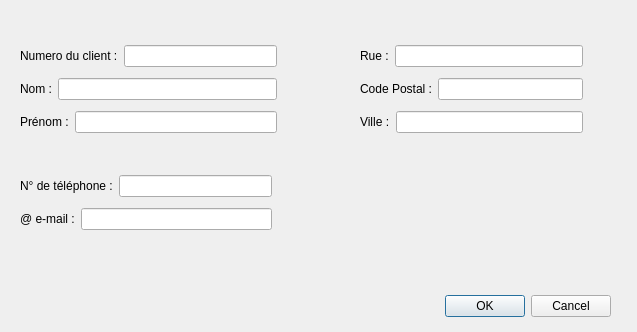
<?xml version="1.0" encoding="UTF-8"?>
<ui version="4.0">
 <class>DialogNouveauClient</class>
 <widget class="QDialog" name="DialogNouveauClient">
  <property name="geometry">
   <rect>
    <x>0</x>
    <y>0</y>
    <width>637</width>
    <height>332</height>
   </rect>
  </property>
  <property name="windowTitle">
   <string>Dialog</string>
  </property>
  <widget class="QDialogButtonBox" name="buttonBox_ok">
   <property name="geometry">
    <rect>
     <x>270</x>
     <y>290</y>
     <width>341</width>
     <height>32</height>
    </rect>
   </property>
   <property name="orientation">
    <enum>Qt::Horizontal</enum>
   </property>
   <property name="standardButtons">
    <set>QDialogButtonBox::Cancel|QDialogButtonBox::Ok</set>
   </property>
  </widget>
  <widget class="QWidget" name="layoutWidget_2">
   <property name="geometry">
    <rect>
     <x>20</x>
     <y>40</y>
     <width>257</width>
     <height>101</height>
    </rect>
   </property>
   <layout class="QVBoxLayout" name="verticalLayout_4">
    <item>
     <layout class="QHBoxLayout" name="horizontalLayout_6">
      <item>
       <widget class="QLabel" name="label_7">
        <property name="enabled">
         <bool>true</bool>
        </property>
        <property name="text">
         <string>Numero du client :</string>
        </property>
       </widget>
      </item>
      <item>
       <widget class="QLineEdit" name="lineEdit_noClient">
        <property name="enabled">
         <bool>true</bool>
        </property>
        <property name="cursor">
         <cursorShape>BlankCursor</cursorShape>
        </property>
        <property name="readOnly">
         <bool>false</bool>
        </property>
       </widget>
      </item>
     </layout>
    </item>
    <item>
     <layout class="QHBoxLayout" name="horizontalLayout_2">
      <item>
       <widget class="QLabel" name="label_8">
        <property name="text">
         <string>Nom :</string>
        </property>
       </widget>
      </item>
      <item>
       <widget class="QLineEdit" name="lineEdit_clientNom"/>
      </item>
     </layout>
    </item>
    <item>
     <layout class="QHBoxLayout" name="horizontalLayout_3">
      <item>
       <widget class="QLabel" name="label_9">
        <property name="text">
         <string>Prénom :</string>
        </property>
       </widget>
      </item>
      <item>
       <widget class="QLineEdit" name="lineEdit_clientPrenom"/>
      </item>
     </layout>
    </item>
   </layout>
  </widget>
  <widget class="QWidget" name="layoutWidget">
   <property name="geometry">
    <rect>
     <x>360</x>
     <y>40</y>
     <width>223</width>
     <height>101</height>
    </rect>
   </property>
   <layout class="QVBoxLayout" name="verticalLayout_3">
    <item>
     <layout class="QHBoxLayout" name="horizontalLayout_4">
      <item>
       <widget class="QLabel" name="label_10">
        <property name="text">
         <string>Rue :</string>
        </property>
       </widget>
      </item>
      <item>
       <widget class="QLineEdit" name="lineEdit_clientRue"/>
      </item>
     </layout>
    </item>
    <item>
     <layout class="QHBoxLayout" name="horizontalLayout_5">
      <item>
       <widget class="QLabel" name="label_11">
        <property name="text">
         <string>Code Postal :</string>
        </property>
       </widget>
      </item>
      <item>
       <widget class="QLineEdit" name="lineEdit_CP">
        <property name="enabled">
         <bool>true</bool>
        </property>
       </widget>
      </item>
     </layout>
    </item>
    <item>
     <layout class="QHBoxLayout" name="horizontalLayout_7">
      <item>
       <widget class="QLabel" name="label_12">
        <property name="text">
         <string>Ville :</string>
        </property>
       </widget>
      </item>
      <item>
       <widget class="QLineEdit" name="lineEdit_clientVille"/>
      </item>
     </layout>
    </item>
   </layout>
  </widget>
  <widget class="QWidget" name="layoutWidget_3">
   <property name="geometry">
    <rect>
     <x>20</x>
     <y>170</y>
     <width>252</width>
     <height>66</height>
    </rect>
   </property>
   <layout class="QVBoxLayout" name="verticalLayout_5">
    <item>
     <layout class="QHBoxLayout" name="horizontalLayout_8">
      <item>
       <widget class="QLabel" name="label_13">
        <property name="text">
         <string>N° de téléphone :</string>
        </property>
       </widget>
      </item>
      <item>
       <widget class="QLineEdit" name="lineEdit_clientTel"/>
      </item>
     </layout>
    </item>
    <item>
     <layout class="QHBoxLayout" name="horizontalLayout_9">
      <item>
       <widget class="QLabel" name="label_14">
        <property name="text">
         <string>@ e-mail :</string>
        </property>
       </widget>
      </item>
      <item>
       <widget class="QLineEdit" name="lineEdit_clientMail"/>
      </item>
     </layout>
    </item>
   </layout>
  </widget>
 </widget>
 <resources/>
 <connections>
  <connection>
   <sender>buttonBox_ok</sender>
   <signal>accepted()</signal>
   <receiver>DialogNouveauClient</receiver>
   <slot>accept()</slot>
   <hints>
    <hint type="sourcelabel">
     <x>248</x>
     <y>254</y>
    </hint>
    <hint type="destinationlabel">
     <x>157</x>
     <y>274</y>
    </hint>
   </hints>
  </connection>
  <connection>
   <sender>buttonBox_ok</sender>
   <signal>rejected()</signal>
   <receiver>DialogNouveauClient</receiver>
   <slot>reject()</slot>
   <hints>
    <hint type="sourcelabel">
     <x>316</x>
     <y>260</y>
    </hint>
    <hint type="destinationlabel">
     <x>286</x>
     <y>274</y>
    </hint>
   </hints>
  </connection>
 </connections>
</ui>
